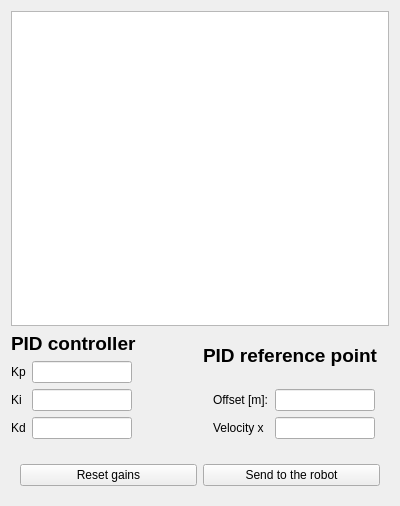
<?xml version="1.0" encoding="UTF-8"?>
<ui version="4.0">
 <class>TrajectoryFollowingForm</class>
 <widget class="QWidget" name="TrajectoryFollowingForm">
  <property name="geometry">
   <rect>
    <x>0</x>
    <y>0</y>
    <width>400</width>
    <height>506</height>
   </rect>
  </property>
  <property name="windowTitle">
   <string>Trajectory following</string>
  </property>
  <layout class="QVBoxLayout" name="verticalLayout">
   <item>
    <widget class="QGraphicsView" name="graphicsView">
     <property name="sizePolicy">
      <sizepolicy hsizetype="Expanding" vsizetype="Expanding">
       <horstretch>0</horstretch>
       <verstretch>0</verstretch>
      </sizepolicy>
     </property>
     <property name="cursor" stdset="0">
      <cursorShape>CrossCursor</cursorShape>
     </property>
     <property name="mouseTracking">
      <bool>true</bool>
     </property>
     <property name="autoFillBackground">
      <bool>false</bool>
     </property>
     <property name="styleSheet">
      <string notr="true"/>
     </property>
     <property name="frameShape">
      <enum>QFrame::StyledPanel</enum>
     </property>
     <property name="frameShadow">
      <enum>QFrame::Plain</enum>
     </property>
     <property name="verticalScrollBarPolicy">
      <enum>Qt::ScrollBarAlwaysOff</enum>
     </property>
     <property name="horizontalScrollBarPolicy">
      <enum>Qt::ScrollBarAlwaysOff</enum>
     </property>
     <property name="backgroundBrush">
      <brush brushstyle="NoBrush">
       <color alpha="0">
        <red>0</red>
        <green>0</green>
        <blue>0</blue>
       </color>
      </brush>
     </property>
     <property name="alignment">
      <set>Qt::AlignRight|Qt::AlignTop|Qt::AlignTrailing</set>
     </property>
     <property name="dragMode">
      <enum>QGraphicsView::RubberBandDrag</enum>
     </property>
    </widget>
   </item>
   <item>
    <widget class="QWidget" name="middleWidget" native="true">
     <layout class="QHBoxLayout" name="horizontalLayout_2">
      <property name="margin">
       <number>0</number>
      </property>
      <item>
       <widget class="QWidget" name="leftMiddleWidget" native="true">
        <layout class="QVBoxLayout" name="verticalLayout_2">
         <property name="margin">
          <number>0</number>
         </property>
         <item>
          <widget class="QLabel" name="pidTitleLabel">
           <property name="font">
            <font>
             <pointsize>14</pointsize>
             <weight>75</weight>
             <bold>true</bold>
            </font>
           </property>
           <property name="text">
            <string>PID controller</string>
           </property>
          </widget>
         </item>
         <item>
          <widget class="QWidget" name="pidWidget" native="true">
           <layout class="QFormLayout" name="formLayout">
            <property name="fieldGrowthPolicy">
             <enum>QFormLayout::FieldsStayAtSizeHint</enum>
            </property>
            <property name="leftMargin">
             <number>0</number>
            </property>
            <property name="topMargin">
             <number>0</number>
            </property>
            <property name="rightMargin">
             <number>0</number>
            </property>
            <property name="bottomMargin">
             <number>10</number>
            </property>
            <item row="1" column="1">
             <widget class="QLineEdit" name="KpEdit">
              <property name="maximumSize">
               <size>
                <width>100</width>
                <height>16777215</height>
               </size>
              </property>
             </widget>
            </item>
            <item row="1" column="0">
             <widget class="QLabel" name="KpLabel">
              <property name="text">
               <string>Kp</string>
              </property>
             </widget>
            </item>
            <item row="2" column="1">
             <widget class="QLineEdit" name="KiEdit">
              <property name="maximumSize">
               <size>
                <width>100</width>
                <height>16777215</height>
               </size>
              </property>
             </widget>
            </item>
            <item row="2" column="0">
             <widget class="QLabel" name="KiLabel">
              <property name="text">
               <string>Ki</string>
              </property>
             </widget>
            </item>
            <item row="3" column="1">
             <widget class="QLineEdit" name="KdEdit">
              <property name="maximumSize">
               <size>
                <width>100</width>
                <height>16777215</height>
               </size>
              </property>
             </widget>
            </item>
            <item row="3" column="0">
             <widget class="QLabel" name="KdLabel">
              <property name="text">
               <string>Kd</string>
              </property>
             </widget>
            </item>
           </layout>
          </widget>
         </item>
        </layout>
       </widget>
      </item>
      <item>
       <widget class="QWidget" name="rightMiddleWidget" native="true">
        <layout class="QVBoxLayout" name="verticalLayout_3">
         <property name="margin">
          <number>0</number>
         </property>
         <item>
          <widget class="QLabel" name="pidReferenceTitleLabel">
           <property name="font">
            <font>
             <pointsize>14</pointsize>
             <weight>75</weight>
             <bold>true</bold>
            </font>
           </property>
           <property name="text">
            <string>PID reference point</string>
           </property>
          </widget>
         </item>
         <item>
          <widget class="QWidget" name="pidReferenceWidget" native="true">
           <layout class="QFormLayout" name="formLayout_2">
            <property name="leftMargin">
             <number>10</number>
            </property>
            <property name="topMargin">
             <number>5</number>
            </property>
            <property name="rightMargin">
             <number>5</number>
            </property>
            <property name="bottomMargin">
             <number>10</number>
            </property>
            <item row="0" column="0">
             <widget class="QLabel" name="offsetTitleLabel">
              <property name="text">
               <string>Offset [m]:</string>
              </property>
             </widget>
            </item>
            <item row="0" column="1">
             <widget class="QLineEdit" name="offsetEdit">
              <property name="maximumSize">
               <size>
                <width>100</width>
                <height>16777215</height>
               </size>
              </property>
             </widget>
            </item>
            <item row="2" column="1">
             <widget class="QLineEdit" name="velocityEdit">
              <property name="maximumSize">
               <size>
                <width>100</width>
                <height>16777215</height>
               </size>
              </property>
             </widget>
            </item>
            <item row="2" column="0">
             <widget class="QLabel" name="velocityTitleLabel">
              <property name="text">
               <string>Velocity x</string>
              </property>
             </widget>
            </item>
           </layout>
          </widget>
         </item>
        </layout>
       </widget>
      </item>
     </layout>
    </widget>
   </item>
   <item>
    <widget class="QWidget" name="bottomWidget" native="true">
     <layout class="QHBoxLayout" name="horizontalLayout">
      <item>
       <widget class="QPushButton" name="resetButton">
        <property name="text">
         <string>Reset gains</string>
        </property>
       </widget>
      </item>
      <item>
       <widget class="QPushButton" name="sendToRobotButton">
        <property name="text">
         <string>Send to the robot</string>
        </property>
       </widget>
      </item>
     </layout>
    </widget>
   </item>
  </layout>
 </widget>
 <resources/>
 <connections/>
</ui>
